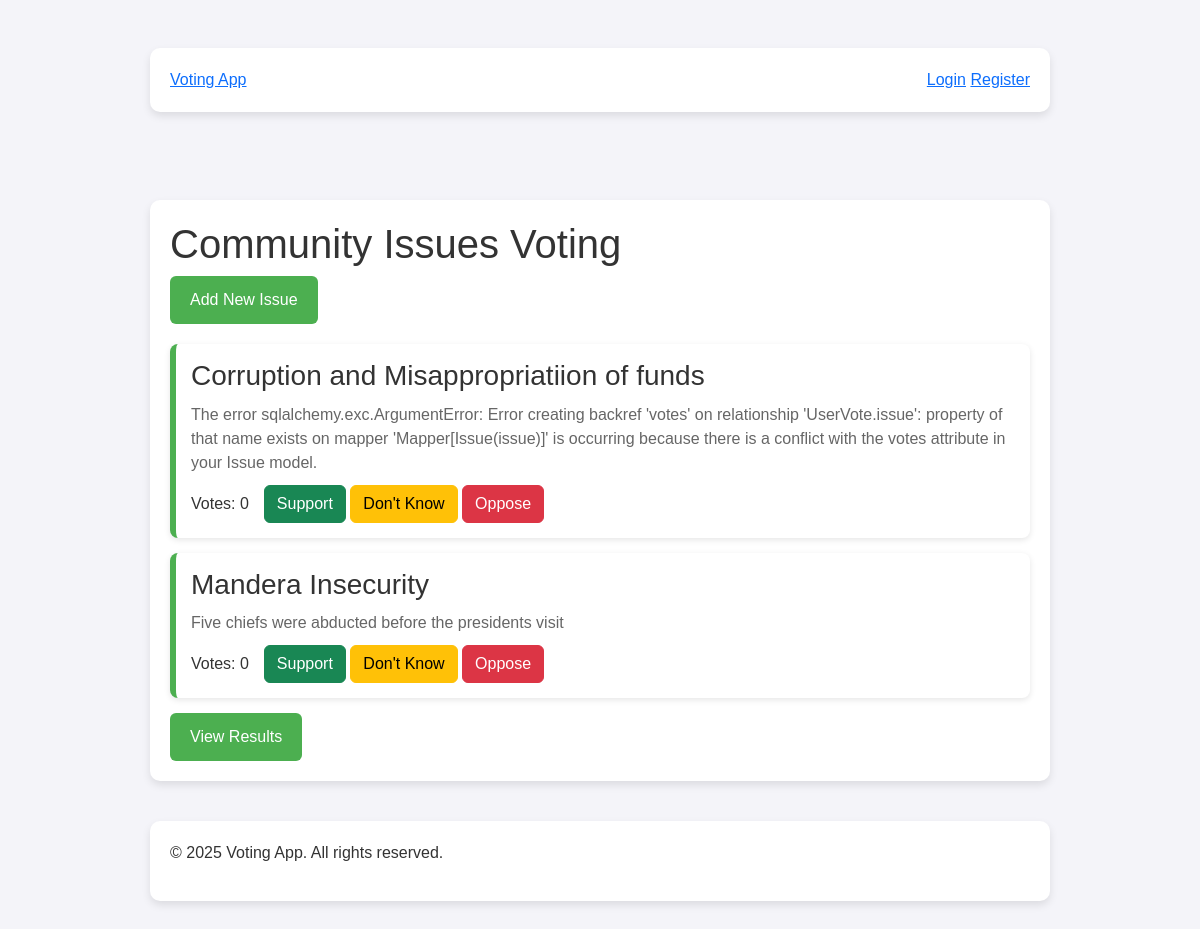
Before: / with the older database file.
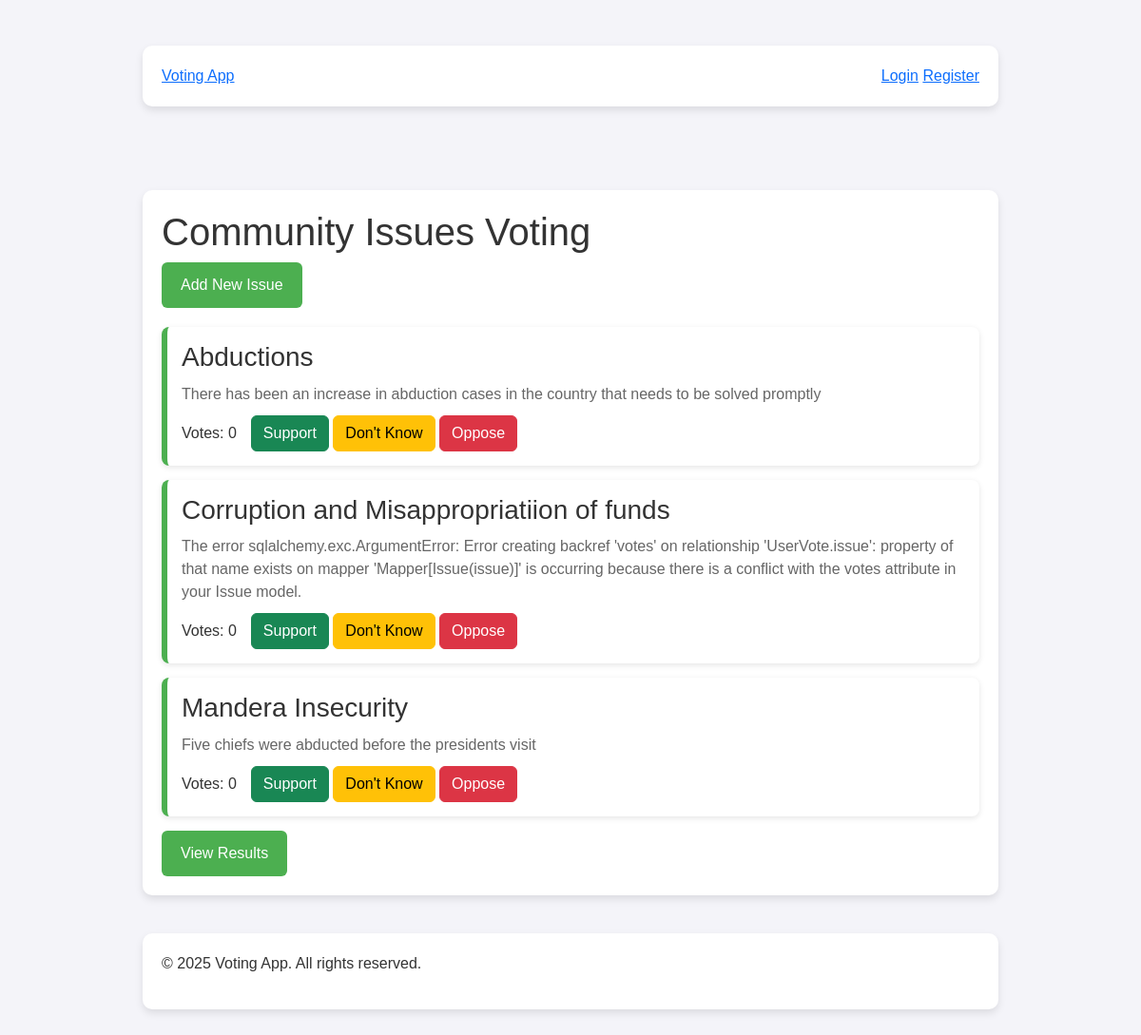
After: the same page with the newer database file.
### app.py (models this page shows)
class Issue(db.Model):
    id = db.Column(db.Integer, primary_key=True)
    title = db.Column(db.String(100), nullable=False)
    description = db.Column(db.Text)
    votes = db.Column(db.Integer, default=0)
    category_id = db.Column(db.Integer, db.ForeignKey('category.id'))
    category = db.relationship('Category', backref='issues')
    created_at = db.Column(db.DateTime, default=datetime.utcnow)
    updated_at = db.Column(db.DateTime, default=datetime.utcnow, onupdate=datetime.utcnow)

### app.py (the view)
@app.route('/')
def index():
    sort_by = request.args.get('sort', 'date')
    category_filter = request.args.get('category')
    query = Issue.query
    if category_filter:
        query = query.filter_by(category_id=category_filter)
    if sort_by == 'votes':
        query = query.order_by(Issue.votes.desc())
    else:  # Default sort by date
        query = query.order_by(Issue.created_at.desc())
    issues = query.all()
    categories = Category.query.all()
    return render_template(
        'index.html',
        issues=issues,
        categories=categories,
        current_sort=sort_by,
        current_category=category_filter
    )

### app/templates/index.html (shortened to what this page needs)
{% extends "base.html" %}
{% block extra_head %}
  <link rel="stylesheet" href="{{ url_for('static', filename='index.css') }}">
{% endblock %}
{% block content %}
<section class="actions">
    <a href="{{ url_for('add_issue') }}" class="button">Add New Issue</a>
</section>
<section class="issues-list">
    {% if issues %}
        {% for issue in issues %}
        <article class="issue">
            <header>
                <h3>{{ issue.title }}</h3>
            </header>
            <p>{{ issue.description }}</p>
            <footer class="vote-section">
                <span>Votes: {{ issue.votes }}</span>
                <form action="{{ url_for('vote', issue_id=issue.id) }}" method="POST">
                    <button type="submit" name="vote_type" value="agree" class="btn btn-success">Support</button>
                    <button type="submit" name="vote_type" value="not_sure" class="btn btn-warning">Don't Know</button>
                    <button type="submit" name="vote_type" value="disagree" class="btn btn-danger">Oppose</button>
                </form>
            </footer>
        </article>
        {% endfor %}
    {% else %}
        <p>No issues found. Please add an issue.</p>
    {% endif %}
</section>
<section class="results-link">
    <a href="{{ url_for('results') }}" class="button">View Results</a>
</section>
{% endblock %}

### app/templates/base.html (shortened to what this page needs)
<!DOCTYPE html>
<html lang="en">
<head>
  <link rel="stylesheet" href="https://cdn.jsdelivr.net/npm/bootstrap@5.3.0/dist/css/bootstrap.min.css">
  <link rel="stylesheet" href="{{ url_for('static', filename='base.css') }}">
  {% block extra_head %}{% endblock %}
</head>
<body>
  <header>
    <div class="navbar">
      <div class="container">
        <a class="logo" href="{{ url_for('index') }}">Voting App</a>
        <nav>
          {% if current_user.is_authenticated %}
            <span>Welcome, {{ current_user.username }}</span>
            <a href="{{ url_for('logout') }}">Logout</a>
            {% if current_user.is_admin %}
              <a href="{{ url_for('admin') }}">Admin Panel</a>
            {% endif %}
          {% else %}
            <a href="{{ url_for('login') }}">Login</a>
            <a href="{{ url_for('register') }}">Register</a>
          {% endif %}
        </nav>
      </div>
    </div>
  </header>
  <main class="container">
    <h1>Community Issues Voting</h1>
    {% block content %}{% endblock %}
  </main>
  <footer>
    <div class="container">
      <p>&copy; {{ current_year if current_year is defined else "2025" }} Voting App. All rights reserved.</p>
    </div>
  </footer>
</body>
</html>

### static/base.css (style rules this page uses)
body { font-family: 'Poppins', sans-serif; margin: 0; padding: 0; background-color: #f4f4f9; color: #333; }
.container { max-width: 900px; margin: 40px auto; background: white; padding: 20px; border-radius: 10px; box-shadow: 0 4px 8px rgba(0, 0, 0, 0.1); }
.button { display: inline-block; padding: 12px 20px; background: #4CAF50; color: white; border-radius: 6px; text-decoration: none; transition: background 0.3s ease; }

### static/index.css (style rules this page uses)
.issues-list { margin-top: 20px; }
.issue { background: white; padding: 15px; margin-bottom: 15px; border-left: 6px solid #4CAF50; border-radius: 8px; box-shadow: 0 2px 6px rgba(0, 0, 0, 0.1); }
.issue h3 { margin: 0; color: #333; }
.issue p { color: #666; margin: 10px 0; }
.vote-section { display: flex; align-items: center; gap: 15px; margin-top: 10px; }

Changed rows visible on the page:
added Issue: title "Abductions", description "There has been an increase in abduction cases in the country that needs to be solved promptly", votes "0"
